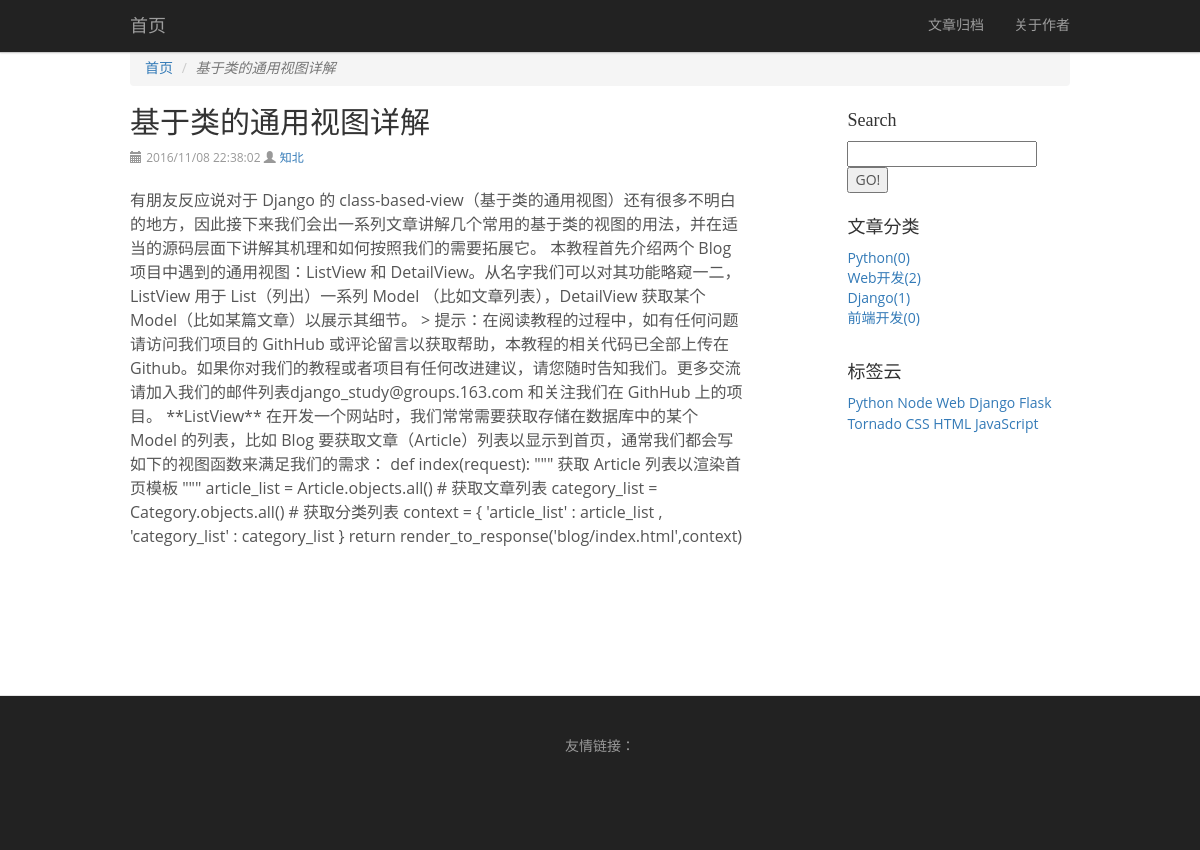
Page /blog/article/2/ on the committed database.
### SG2016/apps/blog/models.py (models this page shows, shortened)
class Article(models.Model):
    STATUS_CHOICES = (
        ('p', '发布'),
        ('t', '草稿'),
        ('d', '删除'),
    )
    title = models.CharField(verbose_name='标题', max_length=200)
    summary = models.CharField(verbose_name='摘要', max_length=200, blank=True,
                               help_text="可选，若为空将摘取正文的前54个字符。")
    content = models.TextField(verbose_name='正文')
    author = models.ForeignKey(BlogAuthor, verbose_name='作者', on_delete=models.CASCADE)
    status = models.CharField(verbose_name='文章状态', max_length=1, choices=STATUS_CHOICES)
    views = models.PositiveIntegerField(verbose_name='浏览量', default=0)
    create_time = models.DateTimeField(verbose_name='创建时间', auto_now_add=True)
    update_time = models.DateTimeField(verbose_name='修改时间', auto_now=True)
    category = models.ForeignKey('Category', verbose_name='分类', on_delete=models.CASCADE)
    tags = models.ManyToManyField('Tag', verbose_name='标签云', blank=True)
    class Meta:
        ordering = ['-create_time']
        verbose_name = '文章'
        verbose_name_plural = verbose_name
    def save(self, *args, **kwargs):
        self.summary = self.summary or self.content[0:120]
        self.author = BlogAuthor.objects.all()[0]
        super(Article, self).save(*args, **kwargs)
    def viewed(self):
        self.views += 1
        self.save(update_fields=['views'])
    def get_absolute_url(self):
        return reverse('blog:article_detail', kwargs={'article_id': self.id})

class Category(models.Model):
    name = models.CharField(verbose_name='分类名', max_length=10)
    order = models.IntegerField(verbose_name='排序', default=0)
    description = models.CharField(verbose_name='分类描述', max_length=120,
                                   help_text='分类描述，120字以内', blank=True)
    class Meta:
        ordering = ['order', 'name']
        verbose_name = "分类"
        verbose_name_plural = verbose_name
    def get_article_num(self):
        return Article.objects.filter(category=self, status='p').count()
    def get_absolute_url(self):
        return reverse('blog:get_article_list_by_category', kwargs={'category_id': self.id})

class Tag(models.Model):
    name = models.CharField(verbose_name='标签名', max_length=10)
    order = models.IntegerField(verbose_name='排序', default=0)
    class Meta:
        ordering = ['order', 'name']
        verbose_name = "标签"
        verbose_name_plural = verbose_name
    def get_article_num(self):
        return Article.objects.filter(tags=self, status='p').count()
    def get_absolute_url(self):
        return reverse('blog:get_article_list_by_tag', kwargs={'tag_id': self.id})

### SG2016/apps/account/models.py (models this page shows, shortened)
class BlogAuthor(models.Model):
    GENDER_CHOICES = (
        ('M', '男'), ('F', '女'),
    )
    name = models.CharField(verbose_name='姓名', max_length=10, null=False, blank=False)
    pen_name = models.CharField(verbose_name='笔名', max_length=20, null=False, blank=False)
    birthday = models.DateField(verbose_name='生日', auto_now_add=False, default=datetime.datetime.now)
    gender = models.CharField(verbose_name='性别', max_length=2, default='M', choices=GENDER_CHOICES)
    introduce = models.TextField(verbose_name='个人简介', default=' ... ', null=True)
    avatar = models.ImageField(verbose_name='肖像', upload_to='avatars', null=True, blank=False)
    email = models.EmailField(verbose_name='邮箱', max_length=64, default='888888@qq.com')
    qq = models.CharField(verbose_name='QQ', max_length=64,)
    weibo = models.CharField(verbose_name='微博', max_length=255, default='http://weibo.com', null=True)
    github = models.CharField(verbose_name='GitHub', max_length=255, default='https://github.com', null=True)
    class Meta:
        verbose_name = '博客作者'
        verbose_name_plural = verbose_name
    def get_absolute_url(self):
        return reverse('account:about_author')

### SG2016/apps/blog/views.py (the view)
# urls.py: url(r'^article/(?P<article_id>\d+)/$', ArticleDetailView.as_view(), name='article_detail'),
class ArticleDetailView(DetailView):
    template_name = 'blog/article_detail.html'
    def get_object(self, queryset=None):
        article = get_object_or_404(Article, id=self.kwargs['article_id'])
        article.viewed()
        return article

### SG2016/apps/blog/templatetags/blog_extras.py (called while the page is built)
@register.inclusion_tag('blog/category_list.html', takes_context=True)
def get_categories(context):
    categories = Category.objects.all()
    return {'categories': categories}

@register.inclusion_tag('blog/tag_cloud.html', takes_context=True)
def get_tags(context):
    tags = Tag.objects.all().all()
    return {'tags': tags}

### SG2016/apps/blog/templates/blog/article_detail.html (shortened to what this page needs)
{% extends "blog/base.html" %}
{% load staticfiles %}
{% load django_markdown django_markdown_static %}
{% block custom_styles %}
  <link href="{% static 'css/django_markdown_preview.css' %}" rel="stylesheet">
{% endblock %}
{% block breadcrumb_nav %}
<div class="scp-breadcrumb">
    <ul class="breadcrumb">
        <li><a href="{% url 'blog:index' %}">首页</a></li>
        <li class="active"><i>{{ article.title }}</i></li>
    </ul>
</div>
{% endblock breadcrumb_nav %}
{% block main %}
    <h2 class="blog-post-title">{{article.title}}</h2>
    <p class="blog-post-meta">
      <span class="glyphicon glyphicon-calendar icon"></span>
      <span class="icon-text">
        {{ article.create_time | date:"Y/m/d H:i:s" }}
      </span>
      <span class="glyphicon glyphicon-user icon"></span>
      <span class="icon-text">
        <a href="{{ article.author.get_absolute_url }}">
          <span>{{ article.author.pen_name }}</span>
        </a>
      </span>
    </p>
    <p>
        {{ article.content | markdown | safe }}
    </p>
{% endblock %}

### SG2016/apps/blog/templates/blog/category_list.html
<p>
    {% for category in categories %}
        <li>
            <a href="{{ category.get_absolute_url }}">
                {{ category.name }}({{ category.get_article_num }})
            </a>
        </li>
    {% endfor %}
</p>

### SG2016/apps/blog/templates/blog/tag_cloud.html
{% load staticfiles %}
<link href="{% static 'css/tag_cloud.css' %}" rel="stylesheet" >
{% for tag in tags %}
  <a href="{{ tag.get_absolute_url }}" title="{{ tag.get_article_num }}篇文章" >
      {{ tag.name }}
  </a>
{% endfor %}

### SG2016/static/css/blog.css (style rules this page uses)
body { font-family: 'Open Sans','Helvetica Neue',"Hiragino Sans GB",sans-serif, Arial,Verdana,"BitStream vera Sans",Tahoma,Helvetica,Sans-serif; color: #555; margin-top: 50px; }
h1, .h1, h2, .h2, h3, .h3, h4, .h4, h5, .h5, h6, .h6 { margin-top: 0; font-family: 'Microsoft YaHei',Verdana,"BitStream vera Sans"; font-weight: normal; color: #333; }
.blog-post-meta { margin-bottom: 20px; margin-top: -5px; color: #999; }
.blog-post-meta .icon { font-size: 12px; }
.blog-post-meta .icon-text { font-size: 12px; }
* { margin: 0; }
html, body { height: 100%; }

### rows in the picture
Article: title "基于类的通用视图详解", create_time "2016/11/08 22:38:02", author.pen_name "知北", content "有朋友反应说对于 Django 的 class-based-view（基于类的通用视图）还有很多不明白的地方，因此接下来我们会出一系列文章讲解几个常用的基于类的视图的用法，并在适当的源码层面下讲解其机理和如何按照我们的需要拓展它。 本教程首先介绍两个 Blog 项目中遇到的通用视图：ListView 和 DetailView。从名字我们可以对其功能略窥一二，ListView 用于 List（列出）一系列 Model （比如文章列表），DetailView 获取某个 Model（比如某篇文章）以展示其细节。 > 提示：在阅读教程的过程中，如有任何问题请访问我们项目的 GithHub 或评论留言以获取帮助，本教程的相关代码已全部上传在 Github。如果你对我们的教程或者项目有任何改进建议，请您随时告知我们。更多交流请加入我们的邮件列表django_study@groups.163.com 和关注我们在 GithHub 上的项目。 **ListView** 在开发一个网站时，我们常常需要获取存储在数据库中的某个 Model 的列表，比如 Blog 要获取文章（Article）列表以显示到首页，通常我们都会写如下的视图函数来满足我们的需求： def index(request): \"\"\" 获取 Article 列表以渲染首页模板 \"\"\" article_list = Article.objects.all() # 获取文章列表 category_list = Category.objects.all() # 获取分类列表 context = { 'article_list' :…"
Category: name "Python", get_article_num "0"
Category: name "Web开发", get_article_num "2"
Category: name "Django", get_article_num "1"
Category: name "前端开发", get_article_num "0"
Tag: name "Python"
Tag: name "Node"
Tag: name "Web"
Tag: name "Django"
Tag: name "Flask"
Tag: name "Tornado"
Tag: name "CSS"
Tag: name "HTML"
Tag: name "JavaScript"
